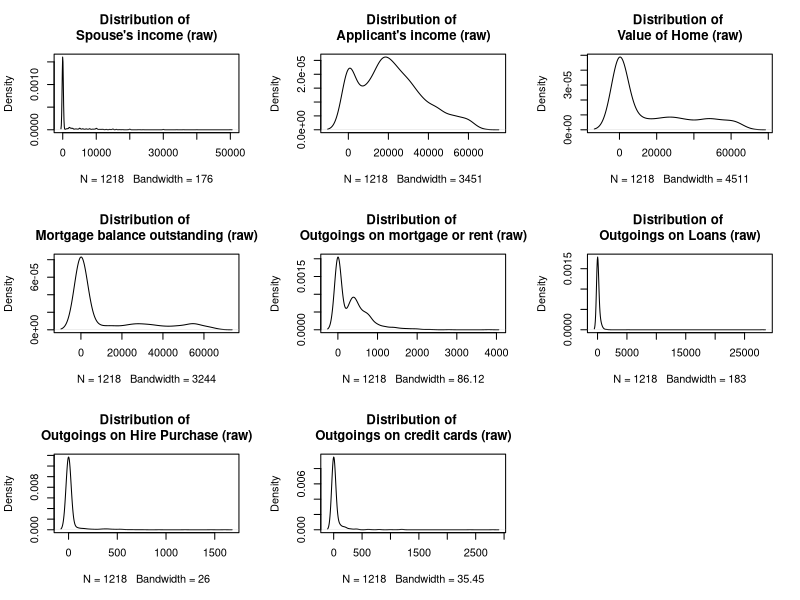
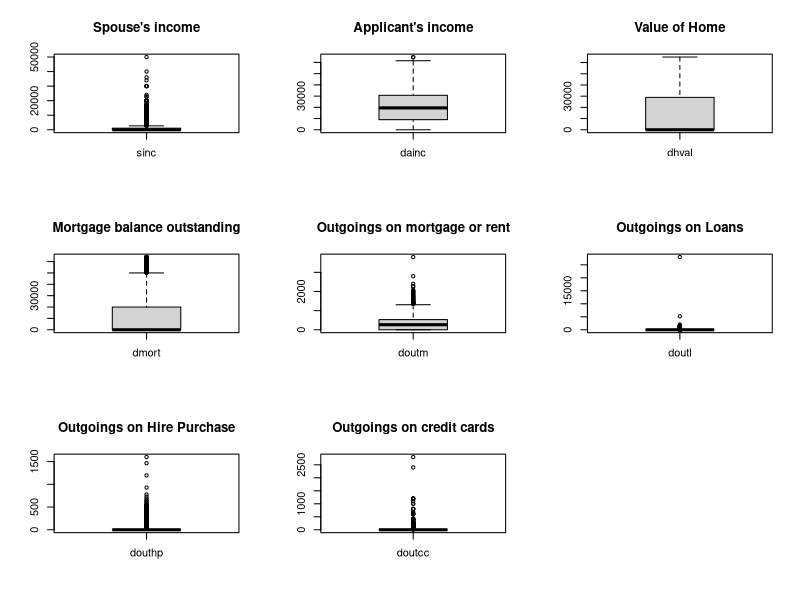
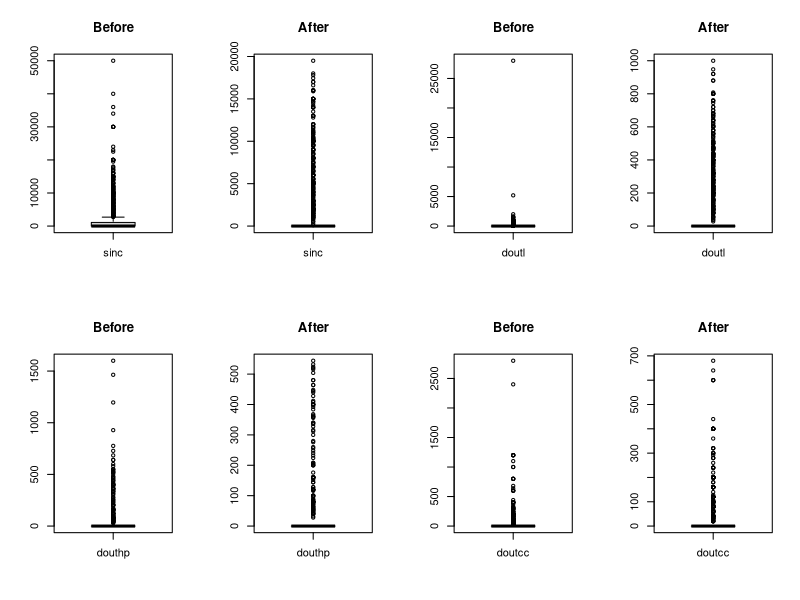
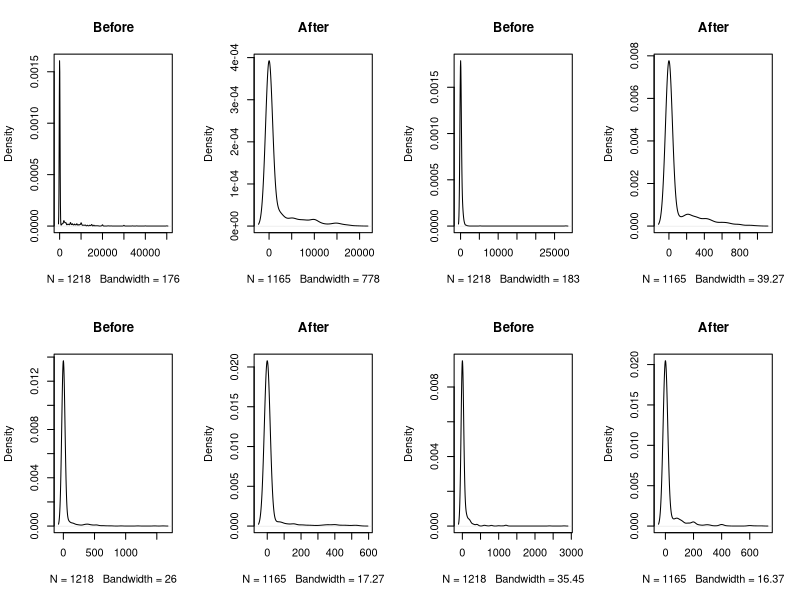
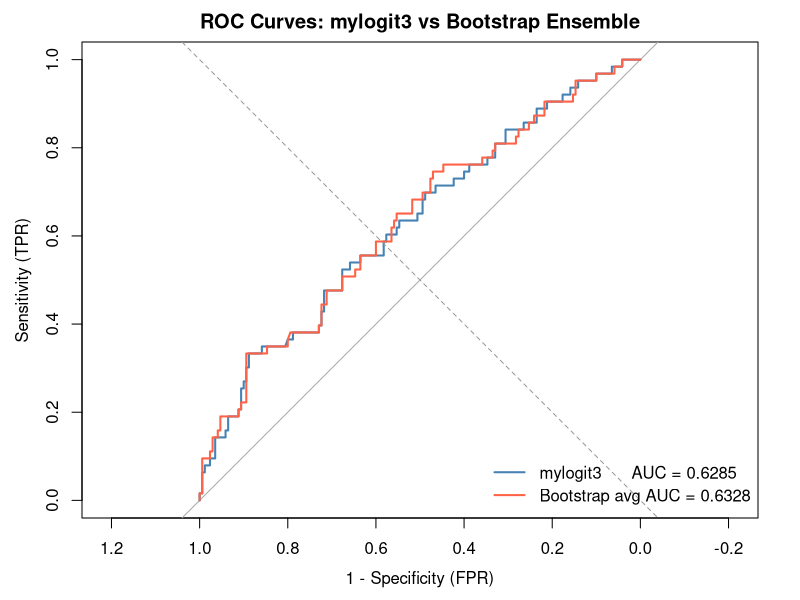
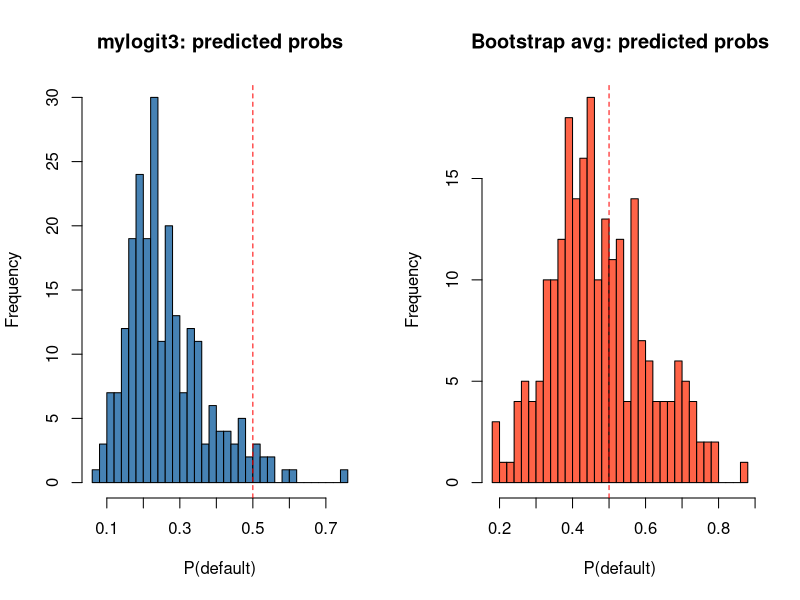

Reproduce these figures in R, in order.

library(tidyverse)
library(pROC)
set.seed(1337)

setwd("D:/YOUR WORKING FOLDER HERE")

df = read.csv("TEC-2002-LOAN-DATA.csv", header = TRUE)
# ── DATA EXPLORATION ─────────────────────────────────────────
#Overall structure
str(df)
summary(df)

# ── ERROR CHECK START ─────────────────────────────────────────
## how many people with unknown Year of birth?
print(sum(df['yob']==99))
print(nrow(df))
## 7 out of 1225
## Any NA in the dataset?
for (i in df) {
  print(sum(is.na(i)))
}
## Any false entries?
aes_check = c('V',
              'W',
              'M',
              'P',
              'B',
              'R',
              'E',
              'T',
              'U',
              'N',
              'Z')
aes_check_count = 0
for (i in unique(df['aes'])) {
  aes_check_count = aes_check_count + i%in% aes_check
}
aes_check_count = sum(aes_check_count)
aes_check_count;nrow(unique(df['aes']))
### Match!

res_check = c('O',
              'F',
              'U',
              'P',
              'N',
              'Z')
res_check_count = 0
for (i in unique(df['res'])) {
  res_check_count = res_check_count + i%in% res_check
}
res_check_count = sum(res_check_count)
res_check_count;nrow(unique(df['res']))
### Match!

## 000001 anywhere?
sort(unique(df$dhval))
sort(unique(df$dmort))

sort(unique(df$doutm))
sort(unique(df$doutl))
sort(unique(df$douthp))
sort(unique(df$doutcc))

sum(sort(unique(df$dhval)) >0 & sort(unique(df$dhval)) <1)
sum(sort(unique(df$dmort)) >0 & sort(unique(df$dmort)) <1)
sum(sort(unique(df$doutm)) >0 & sort(unique(df$doutm)) <1)
sum(sort(unique(df$doutl)) >0 & sort(unique(df$doutl)) <1)
sum(sort(unique(df$douthp))>0 & sort(unique(df$douthp))<1)
sum(sort(unique(df$doutcc))>0 & sort(unique(df$doutcc))<1)
# No 000001 anywhere or anything similar

## No NA, errors
# ── ERROR CHECK END ─────────────────────────────────────────

#Remove 7 records with unknown year of birth (yob == 99)
df = df[-which(df$yob == 99), ]

#Overview
cat("n =", nrow(df), "| bad rate =", round(mean(df$bad), 4), "\n")
#bad=0: 898,  bad=1: 320
#heavily unbalanced (~26% default rate)

# ── DATA PREPARATION ─────────────────────────────────────────
df$yob = df$yob + 1900-2002 # turn year of birth into age
df$yob  = df$yob - mean(df$yob)   # centre age
df$phon = factor(df$phon)
df$nkid = factor(df$nkid)

# ── OUTLIER CONTROL ─────────────────────────────────────────
## Distribution of numeric vars
num_var_names = c(
  'Spouse\'s income',
  'Applicant\'s income',
  'Value of Home',
  'Mortgage balance outstanding',
  'Outgoings on mortgage or rent',
  'Outgoings on Loans',
  'Outgoings on Hire Purchase',
  'Outgoings on credit cards'
)
par(mfrow = c(3, 3))
plot(density(df$sinc), main="Distribution of \nSpouse's income (raw)") 
plot(density(df$dainc), main="Distribution of \nApplicant's income (raw)") 
plot(density(df$dhval), main="Distribution of \nValue of Home (raw)") 
plot(density(df$dmort), main="Distribution of \nMortgage balance outstanding (raw)") 
plot(density(df$doutm), main="Distribution of \nOutgoings on mortgage or rent (raw)") 
plot(density(df$doutl), main="Distribution of \nOutgoings on Loans (raw)") 
plot(density(df$douthp), main="Distribution of \nOutgoings on Hire Purchase (raw)")
plot(density(df$doutcc), main="Distribution of \nOutgoings on credit cards (raw)")
par(mfrow = c(1, 1))

df_numerics = cbind(
  df$sinc,
  df$dainc,
  df$dhval,
  df$dmort,
  df$doutm,
  df$doutl,
  df$douthp,
  df$doutcc)
colnames(df_numerics) = c(
  'sinc',
  'dainc',
  'dhval',
  'dmort',
  'doutm',
  'doutl',
  'douthp',
  'doutcc'
)
df_numerics = as.data.frame(df_numerics)
probs = c(0.25,0.5,0.75,0.99,1)

quantile_table=matrix(data = NA, nrow = length(df_numerics), ncol = length(probs))
rownames(quantile_table) = colnames(df_numerics)
colnames(quantile_table)=1:5

for (i in 1:length(probs)) {
  colnames(quantile_table)[i] = paste0(probs[i]*100,'%')
}

for (i in 1:length(df_numerics)) {
  quantile_table[i,] = quantile(df_numerics[,i], probs = probs)
}
par(mfrow = c(3, 3))
for (i in 1:length(df_numerics)) {
  boxplot(df_numerics[i], show.names=TRUE, main=num_var_names[i])
}
par(mfrow = c(1, 1))
rm(df_numerics,probs)
## Asymmetric, very long tails
## Variables dainc, dhval, dmort have no strong outliers
## dmort also acceptable

## Create a dataset that does not contain terrible outliers
num_vars_intact = c(
  'dainc',
  'dhval',
  'dmort',
  'doutm'
)

cutoff_percentile = subset(quantile_table,!rownames(quantile_table) %in% num_vars_intact)
cutoff_percentile = cutoff_percentile[,4]

df_pretrain = df

## Cut-off all the observations that do not belong to 99% percentile
for (i in labels(cutoff_percentile)) {
  cat("Items to remove at",i,": ")
  eval(parse(text=(paste0("print(sum(df_pretrain$",i,">=",as.numeric(cutoff_percentile[i]),"))",sep=""))))
  eval(parse(text=(paste0("df_pretrain = df_pretrain[df_pretrain$",i,"<",as.numeric(cutoff_percentile[i]),",]",sep=""))))
}
nrow(df)-nrow(df_pretrain)

par(mfrow = c(2, 4))
for (i in labels(cutoff_percentile)) {
  boxplot(df[i], show.names=TRUE, main=labels(cutoff_percentile)[i])
  title(main = "Before")
  boxplot(df_pretrain[i], show.names=TRUE, main=labels(cutoff_percentile)[i])
  title(main = "After")
}
par(mfrow = c(2, 4))
for (i in labels(cutoff_percentile)) {
  eval(parse(text=(paste0("plot(density(df$",i,"),main = 'Before')",sep=""))))
  eval(parse(text=(paste0("plot(density(df_pretrain$",i,"),main = 'After')",sep=""))))
}
par(mfrow = c(1, 1))

df = df_pretrain

# ── STRATIFIED TRAIN / TEST SPLIT  80 / 20 ───────────────────
# Stratify by 'bad' so both splits have the same default rate.
idx_bad1 = which(df$bad == 1)
idx_bad0 = which(df$bad == 0)

train_idx = c(
  sample(idx_bad1, size = floor(0.80 * length(idx_bad1)), replace = FALSE),
  sample(idx_bad0, size = floor(0.80 * length(idx_bad0)), replace = FALSE)
)
df_train = df[ train_idx, ]
df_test  = df[-train_idx, ]

cat(sprintf("Train n=%d | bad rate=%.4f\n", nrow(df_train), mean(df_train$bad)))
cat(sprintf("Test  n=%d | bad rate=%.4f\n", nrow(df_test),  mean(df_test$bad)))


# ============================================================
# PART 1 - full, UNBALANCED training data
# ============================================================
## Logit (all variables)
mylogit = glm(bad ~ ., 
              family = binomial, 
              data = df_train)
summary(mylogit)
### select variables with Pr(>|z|) below 0.2
mylogit_varnames_filter = summary(mylogit)$coefficients
mylogit_varnames_filter = subset(mylogit_varnames_filter, mylogit_varnames_filter[,4]<=0.2)
print(round(mylogit_varnames_filter,4))

## Logit 2 (first iteration)
mylogit2 = glm(bad ~ yob + phon + aes + dainc + res + doutm, 
               family = binomial, 
               data = df_train)
summary(mylogit2)
### select variables with Pr(>|z|) below 0.1
mylogit_varnames_filter = summary(mylogit2)$coefficients
mylogit_varnames_filter = subset(mylogit_varnames_filter, mylogit_varnames_filter[,4]<=0.1)
print(round(mylogit_varnames_filter,4))

# Variables retained from stepwise filtering (Pr < 0.1):
# yob, sinc, dainc, res, doutcc

mylogit3 = glm(bad ~ yob + dainc + res + doutm,
               family = binomial,
               data   = df_train)
summary(mylogit3)

# Predict on test set (type = "response" => probabilities)
pred_logit3 = predict(mylogit3, newdata = df_test, type = "response")


# ============================================================
# BOOTSTRAPPING - balanced logit ensemble
# ============================================================
# Strategy: for each of B iterations, draw a BALANCED bootstrap
# sample (equal n from bad=1 and bad=0 with replacement), fit
# the same logit specification, and collect the predicted probs
# on the held-out test set. Final prediction = average across B.
#
# This forces each sub-model to learn from a 50/50 dataset,
# preventing the majority-class bias that causes the plain
# logit to almost never predict a default at threshold = 0.5.
# ─────────────────────────────────────────────────────────────

B = 500   # number of bootstrap models

train_bad1 = df_train[df_train$bad == 1, ]
train_bad0 = df_train[df_train$bad == 0, ]
n_min      = nrow(train_bad1)   # minority class size in train

cat(sprintf("\nBootstrap setup: B=%d | n_min=%d | n_maj=%d\n",
            B, n_min, nrow(train_bad0)))

# Matrix to collect one column of test-set predictions per model
boot_pred_matrix = matrix(NA_real_, nrow = nrow(df_test), ncol = B)

for (b in seq_len(B)) {
  # Balanced resample: n_min rows from each class, with replacement
  idx1 = sample(nrow(train_bad1), size = n_min, replace = TRUE)
  idx0 = sample(nrow(train_bad0), size = n_min, replace = TRUE)
  df_boot = rbind(train_bad1[idx1, ], train_bad0[idx0, ])
  
  # Same formula as mylogit3
  boot_fit = glm(bad ~ yob + dainc + res + doutm,
                 family  = binomial,
                 data    = df_boot,
                 control = list(maxit = 100))
  
  boot_pred_matrix[, b] = predict(boot_fit,
                                  newdata = df_test,
                                  type    = "response")
}

# Ensemble prediction: average the 500 probability columns
pred_boot_avg = rowMeans(boot_pred_matrix, na.rm = TRUE)


# ============================================================
# MODEL COMPARISON - test-set evaluation
# ============================================================

# Define function to return confusion matrix data,
# accuracy/sensitivity/specificity, F1, Brier
eval_model = function(actual, probs, threshold, label) {
  pred_class = as.integer(probs >= threshold)
  cm   = table(factor(actual,     levels = 0:1),
               factor(pred_class, levels = 0:1))
  TN   = cm[1, 1]; FP = cm[1, 2]
  FN   = cm[2, 1]; TP = cm[2, 2]
  acc  = (TP + TN) / sum(cm)
  sens = TP / (TP + FN)
  spec = TN / (TN + FP)
  prec = ifelse((TP + FP) > 0, TP / (TP + FP), 0)
  f1   = ifelse((prec + sens) > 0, 2 * prec * sens / (prec + sens), 0)
  brier = mean((actual - probs)^2)
  cat(sprintf(
    "  %-42s  Acc=%.3f  Sens=%.3f  Spec=%.3f  F1=%.3f  Brier=%.4f\n",
    label, acc, sens, spec, f1, brier))
  cat(sprintf("    Confusion: TN=%d  FP=%d  FN=%d  TP=%d\n",
              TN, FP, FN, TP))
  invisible(list(acc=acc, sens=sens, spec=spec, f1=f1, brier=brier,
                 TN=TN, FP=FP, FN=FN, TP=TP))
}

# ── ROC / AUC ──────────────────────────────────────────────
roc_logit3 = roc(df_test$bad, pred_logit3,  quiet = TRUE)
roc_boot   = roc(df_test$bad, pred_boot_avg, quiet = TRUE)

cat(sprintf("\n%-42s  AUC = %.4f\n", "mylogit3",          auc(roc_logit3)))
cat(sprintf("%-42s  AUC = %.4f\n",  "Bootstrap ensemble", auc(roc_boot)))

# ── Youden-optimal threshold ─────────────────────────────────
# Maximizes sensitivity + specificity - 1
thresh_l3   = coords(roc_logit3, "best",
                     best.method = "youden", ret = "threshold")[[1]]
thresh_boot = coords(roc_boot,   "best",
                     best.method = "youden", ret = "threshold")[[1]]

cat(sprintf("\nYouden thresholds:  mylogit3=%.3f   bootstrap=%.3f\n",
            thresh_l3, thresh_boot))

# ── Fixed threshold = 0.5 ───────────────────────────────────
cat("\n========== Fixed threshold = 0.5 ==========\n")
r1 = eval_model(df_test$bad, pred_logit3,  0.5, "mylogit3  (t=0.50)")
r2 = eval_model(df_test$bad, pred_boot_avg, 0.5, "Bootstrap (t=0.50)")

# ── Youden-optimal thresholds ────────────────────────────────
cat(sprintf("\n========== Youden-optimal threshold (l3=%.3f, boot=%.3f) ==========\n",
            thresh_l3, thresh_boot))
r3 = eval_model(df_test$bad, pred_logit3,
                thresh_l3,   sprintf("mylogit3  (t=%.3f)", thresh_l3))
r4 = eval_model(df_test$bad, pred_boot_avg,
                thresh_boot, sprintf("Bootstrap (t=%.3f)", thresh_boot))

# ── Summary table ─────────────────────────────────────────────
cat("\n========== FINAL SUMMARY (Youden-optimal) ==========\n")
cat(sprintf("  %-10s  %10s  %10s  %10s\n",
            "Metric", "mylogit3", "Bootstrap", "Better"))
cat(strrep("-", 50), "\n")

for (k in c("acc", "sens", "spec", "f1", "brier")) {
  v3 = r3[[k]]; vb = r4[[k]]
  better = if (k == "brier") {
    if (vb < v3) "= Boot" else if (v3 < vb) "logit3 ->" else "Tie"
  } else {
    if (vb > v3) "= Boot" else if (v3 > vb) "logit3 ->" else "Tie"
  }
  cat(sprintf("  %-10s  %10.4f  %10.4f  %10s\n", k, v3, vb, better))
}
cat(sprintf("  %-10s  %10.4f  %10.4f  %10s\n",
            "AUC",
            as.numeric(auc(roc_logit3)),
            as.numeric(auc(roc_boot)),
            if (auc(roc_boot) > auc(roc_logit3)) "= Boot" else "logit3 ->"))


# ── ROC curve plot ────────────────────────────────────────────
par(mfrow = c(1, 1))
plot(roc_logit3,
     col  = "steelblue", lwd = 2,
     main = "ROC Curves: mylogit3 vs Bootstrap Ensemble",
     xlab = "1 - Specificity (FPR)", ylab = "Sensitivity (TPR)")
lines(roc_boot, col = "tomato", lwd = 2)
abline(a = 0, b = 1, lty = 2, col = "grey60")
legend("bottomright",
       legend = c(
         sprintf("mylogit3      AUC = %.4f", auc(roc_logit3)),
         sprintf("Bootstrap avg AUC = %.4f", auc(roc_boot))),
       col    = c("steelblue", "tomato"),
       lwd    = 2, bty = "n")

# ── Calibration: predicted probability histograms ─────────────
# Shows HOW the two models distribute their predicted probabilities.
# The unbalanced model clusters near ~0.27 (mean of training bad
# rate), so almost nothing exceeds 0.5 => poor sensitivity at t=0.5.
# The bootstrap ensemble spreads predictions around 0.5 correctly.
par(mfrow = c(1, 2))
hist(pred_logit3,  breaks = 30, col = "steelblue",
     main = "mylogit3: predicted probs", xlab = "P(default)")
abline(v = 0.5, col = "red", lty = 2)
hist(pred_boot_avg, breaks = 30, col = "tomato",
     main = "Bootstrap avg: predicted probs", xlab = "P(default)")
abline(v = 0.5, col = "red", lty = 2)

# ── Key takeaways ─────────────────────────────────────────────
# 0. The starting dataset was already well-prepared.
# 1. AUC: Bootstrap ensemble is marginally better (0.6328 vs 0.6285).
# 2. Brier score: mylogit3 is better (0.1872 vs 0.2295) - its probs
#    are closer on average to 0/1, but only because they are pulled
#    toward the majority-class base rate, NOT because the model is 
#    better calibrated for credit risk decisions.
# 3. At threshold 0.5 (the practical default):
#    - mylogit3 catches less than 10% of actual defaults (Sens=0.095).
#    - Bootstrap ensemble catches more than 50% (Sens=0.508).
#    This is the most important difference: without threshold tuning,
#    the unbalanced model is nearly useless for identifying defaulters.
# 4. At Youden-optimal threshold, the two models are nearly equivalent
#    in all metrics, with the bootstrap ensemble having a slight edge
#    in AUC, accuracy, specificity, and F1.
# CONCLUSION: The bootstrap ensemble is the better model for credit
# default prediction. It is more robust (no threshold tuning needed),
# achieves higher AUC, and correctly trades off sensitivity/specificity
# across all threshold choices.
